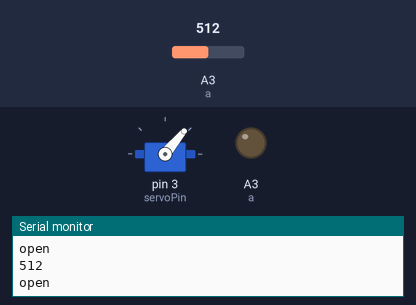
Simulated run of this sketch. Board: Arduino Uno, built with avr-gcc and run on an emulated ATmega328P. Shown: servo, output pins drawn as LEDs (lit = HIGH), the last lines printed to the serial monitor. The test bench sets the inputs (shaded band); at power-on: A3 (a) = 512.

Above: at 2.8 s.
2.9 s: A3 (a) set to 5
5.6 s: A3 (a) set to 2
At 6.5 s:
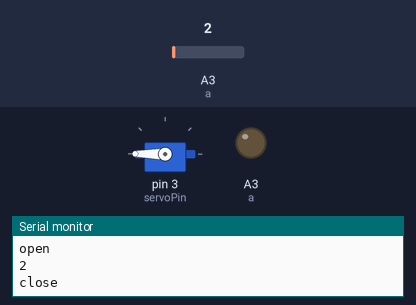
8.3 s: A3 (a) set to 122
At 10.7 s:
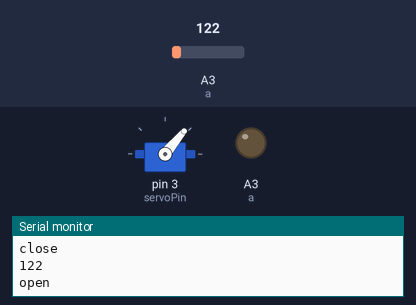
11.5 s: A3 (a) set to 0
At 12.3 s:
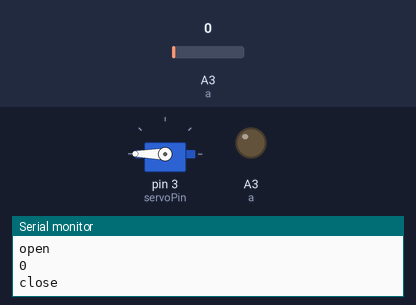
Timing chart, 0 to 14.5 s (numbered marks = the images above; inputs shaded):
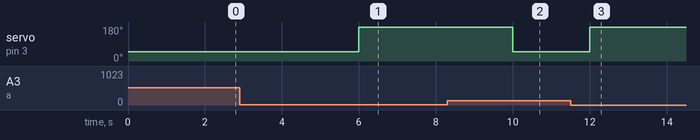

Measured:
- the behaviour switches between 4 and 3 on A3 (a) (found by bisection; images 0 and 1)
- after the input at 5.6 s, servo on pin 3 (servoPin): 50° → 180° after 0.40 s
- after the input at 8.3 s, servo on pin 3 (servoPin): 180° → 50° after 1.7 s
- after the input at 11.5 s, servo on pin 3 (servoPin): 50° → 180° after 0.50 s

The sketch:

light.ino
```cpp
#include <Servo.h>
Servo servo;
int a = A3; // what pin on the arduino is the OUT pin connected to
int servoPin = 3;
int val=0;
 void setup(){
  pinMode(A3, OUTPUT);
  //digitalWrite(servopin,LOW);
  Serial.begin(9600);
  Serial.println("Sparkfun TEMT6000 Module Example Sketch | cactus.io");
  servo.attach(servoPin);
  }

  void loop(){
  val = analogRead(a);
  Serial.println(val);
  detectlight();

  delay(2000);
  }


  void detectlight()
  {

  if(val >= 4)
    {
      servo.write(50);
      Serial.println("open");


      }
  else
  {
   servo.write(200);
    Serial.println("close");

    }
  }
```
